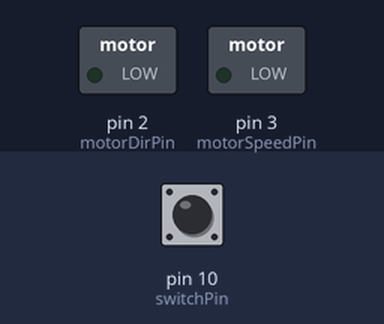
The sketch below on a simulated Arduino Uno, built with avr-gcc and run on an emulated ATmega328P. Parts: switched loads named in the sketch (green lamp = pin HIGH). Dashed ring = blinking. Inputs (shaded band) come from the test bench; at power-on: pin 10 (switchPin) LOW.

Above: at 1.2 s.
1.3 s: pin 10 (switchPin) pulled HIGH for 0.15 s
At 1.45 s:
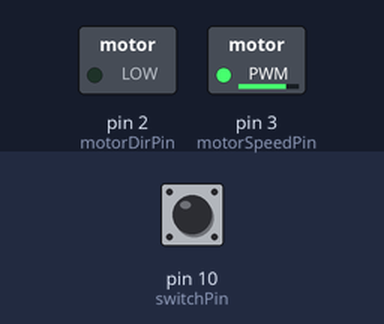
3.4 s: pin 10 (switchPin) pulled HIGH for 3.2 s
At 3.85 s:
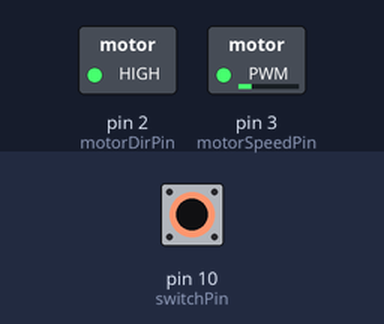
Timing chart, 0 to 8.5 s (numbered marks = the images above; inputs shaded):
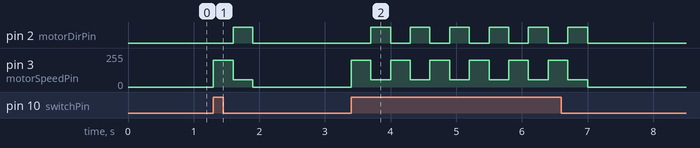

The sketch:

after_tinkering.ino
```cpp
//switch is connected to digital pin number 10
#define switchPin 10

//BO motor connected to pins 2 & 3
#define motorDirPin 2

//pin 3 is digital PWM pin giving speed to motor
#define motorSpeedPin 3

//initiallizing variable to store the switch input values later
int switchVal;

void setup() {

  //set the motor pins to output mode
  pinMode(motorDirPin, OUTPUT);
  pinMode(motorSpeedPin, OUTPUT);

  //set the switchPin to input mode
  pinMode(switchPin, INPUT);
}

void loop() {

  //read values
  switchVal = digitalRead(switchPin);

  if (switchVal == 1) {

    digitalWrite(motorDirPin, LOW);
    analogWrite(motorSpeedPin, 200);

    //need to find out bby trial and error
    delay(300);

    digitalWrite(motorDirPin, HIGH);
    analogWrite(motorSpeedPin, 55);

    delay(300);

    //make the motor stationery
    digitalWrite(motorDirPin, LOW);
    analogWrite(motorSpeedPin, 0);
  }

  else {
    //do nothing
  }
}
```

Measured:
- after the input at 1.3 s, pin 2 (motorDirPin): LOW → HIGH after 0.30 s, → LOW 0.30 s later; pin 3 (motorSpeedPin): 0/255 → 200/255 at once, → 55/255 0.30 s later, → 0/255 0.30 s later
- after the input at 3.4 s, pin 2 (motorDirPin): alternates HIGH for 0.30 s and LOW for 0.30 s, 12 changes in all, then stays LOW, starting after 0.30 s; pin 3 (motorSpeedPin): 0/255 → 200/255 at once, then repeats every 0.60 s: 55/255 0.30 s, 200/255 0.30 s, until it stays 0/255 from 7.0 s
